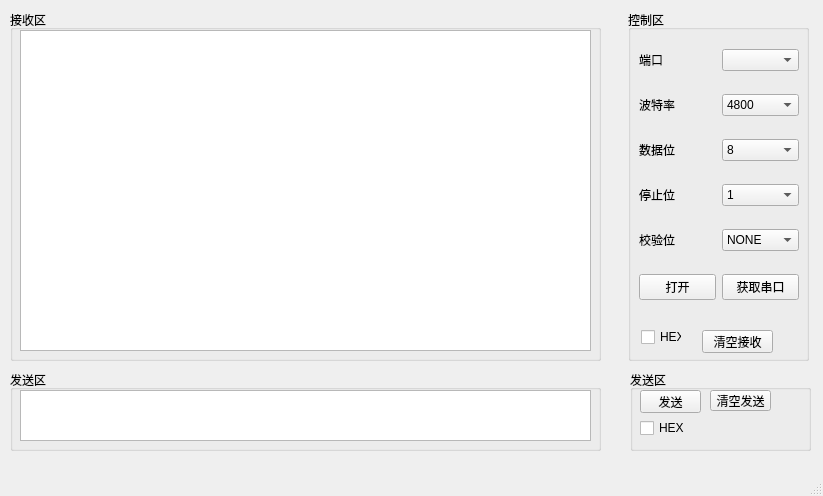
<?xml version="1.0" encoding="UTF-8"?>
<ui version="4.0">
 <class>MainWindow</class>
 <widget class="QMainWindow" name="MainWindow">
  <property name="geometry">
   <rect>
    <x>0</x>
    <y>0</y>
    <width>823</width>
    <height>496</height>
   </rect>
  </property>
  <property name="windowTitle">
   <string>MainWindow</string>
  </property>
  <widget class="QWidget" name="centralwidget">
   <widget class="QGroupBox" name="groupBox">
    <property name="geometry">
     <rect>
      <x>10</x>
      <y>10</y>
      <width>591</width>
      <height>351</height>
     </rect>
    </property>
    <property name="sizePolicy">
     <sizepolicy hsizetype="Preferred" vsizetype="Preferred">
      <horstretch>4</horstretch>
      <verstretch>2</verstretch>
     </sizepolicy>
    </property>
    <property name="title">
     <string>接收区</string>
    </property>
    <widget class="QTextEdit" name="recieve_edit">
     <property name="geometry">
      <rect>
       <x>10</x>
       <y>20</y>
       <width>571</width>
       <height>321</height>
      </rect>
     </property>
     <property name="readOnly">
      <bool>true</bool>
     </property>
    </widget>
   </widget>
   <widget class="QGroupBox" name="groupBox_2">
    <property name="geometry">
     <rect>
      <x>628</x>
      <y>10</y>
      <width>181</width>
      <height>351</height>
     </rect>
    </property>
    <property name="title">
     <string>控制区</string>
    </property>
    <widget class="QCheckBox" name="r_hex">
     <property name="geometry">
      <rect>
       <x>13</x>
       <y>319</y>
       <width>41</width>
       <height>16</height>
      </rect>
     </property>
     <property name="text">
      <string>HEX</string>
     </property>
    </widget>
    <widget class="QPushButton" name="clear_recieve_buf">
     <property name="geometry">
      <rect>
       <x>74</x>
       <y>320</y>
       <width>71</width>
       <height>23</height>
      </rect>
     </property>
     <property name="text">
      <string>清空接收</string>
     </property>
    </widget>
    <widget class="QWidget" name="layoutWidget">
     <property name="geometry">
      <rect>
       <x>11</x>
       <y>22</y>
       <width>160</width>
       <height>291</height>
      </rect>
     </property>
     <layout class="QVBoxLayout" name="verticalLayout">
      <item>
       <layout class="QHBoxLayout" name="horizontalLayout">
        <item>
         <widget class="QLabel" name="label">
          <property name="text">
           <string>端口</string>
          </property>
         </widget>
        </item>
        <item>
         <widget class="QComboBox" name="port"/>
        </item>
       </layout>
      </item>
      <item>
       <layout class="QHBoxLayout" name="horizontalLayout_2">
        <item>
         <widget class="QLabel" name="label_2">
          <property name="text">
           <string>波特率</string>
          </property>
         </widget>
        </item>
        <item>
         <widget class="QComboBox" name="baudrate">
          <item>
           <property name="text">
            <string>4800</string>
           </property>
          </item>
          <item>
           <property name="text">
            <string>9600</string>
           </property>
          </item>
          <item>
           <property name="text">
            <string>38400</string>
           </property>
          </item>
          <item>
           <property name="text">
            <string>115200</string>
           </property>
          </item>
         </widget>
        </item>
       </layout>
      </item>
      <item>
       <layout class="QHBoxLayout" name="horizontalLayout_3">
        <item>
         <widget class="QLabel" name="label_3">
          <property name="text">
           <string>数据位</string>
          </property>
         </widget>
        </item>
        <item>
         <widget class="QComboBox" name="databit">
          <item>
           <property name="text">
            <string>8</string>
           </property>
          </item>
          <item>
           <property name="text">
            <string>7</string>
           </property>
          </item>
         </widget>
        </item>
       </layout>
      </item>
      <item>
       <layout class="QHBoxLayout" name="horizontalLayout_4">
        <item>
         <widget class="QLabel" name="label_4">
          <property name="text">
           <string>停止位</string>
          </property>
         </widget>
        </item>
        <item>
         <widget class="QComboBox" name="stopbit">
          <item>
           <property name="text">
            <string>1</string>
           </property>
          </item>
          <item>
           <property name="text">
            <string>2</string>
           </property>
          </item>
         </widget>
        </item>
       </layout>
      </item>
      <item>
       <layout class="QHBoxLayout" name="horizontalLayout_5">
        <item>
         <widget class="QLabel" name="label_5">
          <property name="text">
           <string>校验位</string>
          </property>
         </widget>
        </item>
        <item>
         <widget class="QComboBox" name="checkbit">
          <item>
           <property name="text">
            <string>NONE</string>
           </property>
          </item>
          <item>
           <property name="text">
            <string>ODD</string>
           </property>
          </item>
          <item>
           <property name="text">
            <string>EVEN</string>
           </property>
          </item>
          <item>
           <property name="text">
            <string>MARK</string>
           </property>
          </item>
         </widget>
        </item>
       </layout>
      </item>
      <item>
       <layout class="QHBoxLayout" name="horizontalLayout_7">
        <item>
         <widget class="QPushButton" name="open_button">
          <property name="text">
           <string>打开</string>
          </property>
         </widget>
        </item>
        <item>
         <widget class="QPushButton" name="get_port">
          <property name="text">
           <string>获取串口</string>
          </property>
         </widget>
        </item>
       </layout>
      </item>
     </layout>
    </widget>
   </widget>
   <widget class="QGroupBox" name="groupBox_3">
    <property name="geometry">
     <rect>
      <x>10</x>
      <y>370</y>
      <width>591</width>
      <height>81</height>
     </rect>
    </property>
    <property name="title">
     <string>发送区</string>
    </property>
    <widget class="QTextEdit" name="send_edit">
     <property name="geometry">
      <rect>
       <x>10</x>
       <y>20</y>
       <width>571</width>
       <height>51</height>
      </rect>
     </property>
    </widget>
   </widget>
   <widget class="QGroupBox" name="groupBox_4">
    <property name="geometry">
     <rect>
      <x>630</x>
      <y>370</y>
      <width>181</width>
      <height>81</height>
     </rect>
    </property>
    <property name="title">
     <string>发送区</string>
    </property>
    <widget class="QPushButton" name="send_button">
     <property name="geometry">
      <rect>
       <x>10</x>
       <y>20</y>
       <width>61</width>
       <height>23</height>
      </rect>
     </property>
     <property name="text">
      <string>发送</string>
     </property>
    </widget>
    <widget class="QCheckBox" name="s_hex">
     <property name="geometry">
      <rect>
       <x>10</x>
       <y>50</y>
       <width>71</width>
       <height>16</height>
      </rect>
     </property>
     <property name="text">
      <string>HEX</string>
     </property>
    </widget>
    <widget class="QPushButton" name="clear_send_text">
     <property name="geometry">
      <rect>
       <x>80</x>
       <y>20</y>
       <width>61</width>
       <height>21</height>
      </rect>
     </property>
     <property name="text">
      <string>清空发送</string>
     </property>
    </widget>
   </widget>
  </widget>
  <widget class="QMenuBar" name="menubar">
   <property name="geometry">
    <rect>
     <x>0</x>
     <y>0</y>
     <width>823</width>
     <height>22</height>
    </rect>
   </property>
  </widget>
  <widget class="QStatusBar" name="statusbar"/>
 </widget>
 <resources/>
 <connections/>
</ui>
